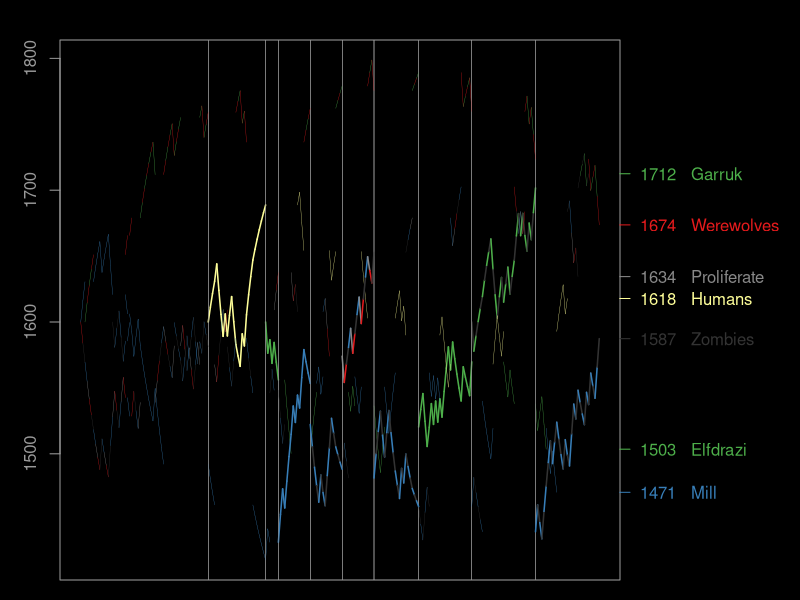

Write R code to recreate this figure.
svg(filename="mtg.svg", width=8, height=5, pointsize=10, bg="black")

par(bg = "black")
par(fg="#999999")
par(mar=c(1, 3, 2, 9))

data <- read.csv("mtg.csv", head=FALSE)

player1 = as.vector(t(data[1]))
player2 = as.vector(t(data[3]))
result = as.vector(t(data[2]))

numEntries = length(result)

# Remember then remove asterisks on player names
markerIndices = c()
markerNames = c()
for (i in 1:(numEntries)){
    len = nchar(player1[i])
    if (substr(player1[i], len, len) == "*"){
        player1[i] = substr(player1[i], 1, len-1)
        
        markerIndices = c(markerIndices, i)
        markerNames = c(markerNames, player1[i])
    }
        
    len = nchar(player2[i])
    if (substr(player2[i], len, len) == "*"){
        player2[i] = substr(player2[i], 1, len-1)
        
        markerIndices = c(markerIndices, i)
        markerNames = c(markerNames, player2[i])
    }
}

players = sort(union(player1, player2))
numPlayers = length(players)

template = rep.int(1600, numEntries+1)
scores = data.frame(template)
for (name in players){
	scores[,name] <- template
}

K = 32

for (i in 2:(numEntries+1)){
	p1 = player1[i-1]
	r1 = 10 ^ (scores[i-1, p1] / 400)
	
	p2 = player2[i-1]
	r2 = 10 ^ (scores[i-1, p2] / 400)
	
	# Expected scores
	e1 = r1 / (r1 + r2)
	e2 = r2 / (r1 + r2)
	
	if (result[i-1] == "win"){
		s1 = 1
		s2 = 0
	} else {
		s1 = 0.5
		s2 = 0.5
	}
	
	for (j in i:(numEntries+1)){
		scores[j, p1] = scores[j, p1] + K * (s1 - e1)
		scores[j, p2] = scores[j, p2] + K * (s2 - e2)
	}
}

# Remove leading 1600s from new players
for (player in players){
    for (i in 1:(numEntries-1)){
        if (scores[i, player] == 1600 && scores[i+1, player] == 1600)
            scores[i,player] = NA
    }
}

lowest = 1600
highest = 1600
for (name in players) {
        tempScores = scores[name]
        tempScores[is.na(tempScores)] = 1600
        lowest = min(lowest, min(tempScores[name]))
        highest = max(highest, max(tempScores[name]))
}

plot(
	NULL,
	xlim=c(1, numEntries+1),
	ylim=c(lowest, highest),
	ylab="",
	xlab="",
	col.lab="#999999", col.main="#999999", col.axis="#999999",
	xaxt='n'
)

# From: http://www.cookbook-r.com/Manipulating_data/Calculating_a_moving_average/
# x: the vector
# n: the number of samples
# centered: if FALSE, then average current sample and previous (n-1) samples
#           if TRUE, then average symmetrically in past and future. (If n is even, use one more sample from future.)
movingAverage <- function(x, n=1, centered=FALSE) {
    
    if (centered) {
        before <- floor  ((n-1)/2)
        after  <- ceiling((n-1)/2)
    } else {
        before <- n-1
        after  <- 0
    }

    # Track the sum and count of number of non-NA items
    s     <- rep(0, length(x))
    count <- rep(0, length(x))
    
    # Add the centered data 
    new <- x
    # Add to count list wherever there isn't a 
    count <- count + !is.na(new)
    # Now replace NA_s with 0_s and add to total
    new[is.na(new)] <- 0
    s <- s + new
    
    # Add the data from before
    i <- 1
    while (i <= before) {
        # This is the vector with offset values to add
        new   <- c(rep(NA, i), x[1:(length(x)-i)])

        count <- count + !is.na(new)
        new[is.na(new)] <- 0
        s <- s + new
        
        i <- i+1
    }

    # Add the data from after
    i <- 1
    while (i <= after) {
        # This is the vector with offset values to add
        new   <- c(x[(i+1):length(x)], rep(NA, i))
       
        count <- count + !is.na(new)
        new[is.na(new)] <- 0
        s <- s + new
        
        i <- i+1
    }
    
    # return sum divided by count
    s/count
}

# Segment width determined by markers:
# If last marker was this name, make it thick.
# If last marker was something else, or no marker, then make it thin.
getSegmentWidth <- function(name, i){
    # Loop through markers, until one higher than i is reached, then backtrack.  This will tell us the currently active marker.
    numMarkers = length(markerIndices)
    for (j in 1:(numMarkers+1)){
        if (j <= numMarkers && markerIndices[j] <= i)
            next

        currentMarker = markerNames[j-1]
        if (j == 1 || currentMarker != name)
            return(0.3)
        else
            return(1.5)
    }
    return(0.3)
}
        
xFrom = 1:numEntries
xTo = 2:(numEntries+1)

for (name in players){

    abline(v=markerIndices, lwd=0.2)

    colors = c("#000000")
    if (name == "Werewolves")   colors = c("#E41A1C", "#4DAF4A")
    if (name == "Zombies")      colors = c("#333333", "#377EB8")
    if (name == "Proliferate")  colors = c("#888888", "#E41A1C", "#333333", "#377EB8")
    if (name == "Mill")         colors = c("#377EB8")
    if (name == "Humans")       colors = c("#FFFF99")
    if (name == "Elfdrazi")     colors = c("#4DAF4A")
    if (name == "Garruk")       colors = c("#4DAF4A", "#333333")
    
    yAll = t(scores[name])    
    #yAll = movingAverage(yAll, 10, TRUE) # This optional line changes the data to a moving average
    
    yFrom = yAll[1:numEntries]
    yTo = yAll[2:(numEntries+1)]
    
	for (i in 1:(numEntries)){
        if (is.na(yFrom[i])) next
        if (is.na(yTo[i])) next
        if (yFrom[i] == yTo[i]) next # This optional line hides horizontal segments

        segmentWidth = getSegmentWidth(name, i)
    
        colorIndex = i %% length(colors) + 1
        segments(xFrom[i], yFrom[i], xTo[i], yTo[i],
            col=colors[colorIndex],
            lwd=segmentWidth)
    }
	
	#xData = 1:(numEntries+1)
	#yData = (apply(scores[name], 1, function(x) x))
	#lo = loess(yData~xData)
	#xl <- seq(1, numEntries+1, 0.1)
	#lines(xl, predict(lo, xl), col=colors)
	
	currentScore = scores[numEntries+1, name]
	roundedScore = round(currentScore, 0)
	label = paste(roundedScore, " ", name)
	axis(
		4,
		at=c(currentScore),
		labels=c(label),
		col=colors[1], col.ticks=colors[1], col.axis = colors[1],
		las=2
	)
}

smallestGap = 10000
s1 = ""
s2 = ""
for (name1 in players){
    for (name2 in players){
        if (name1 >= name2) next
        score1 = scores[numEntries+1, name1]
        score2 = scores[numEntries+1, name2]
        diff = abs(score1 - score2)
        if (diff < smallestGap){
            smallestGap = diff
            s1 = name1
            s2 = name2
        }
    }
}

paste("Next game should be between ", s1, " and ", s2, sep="")
